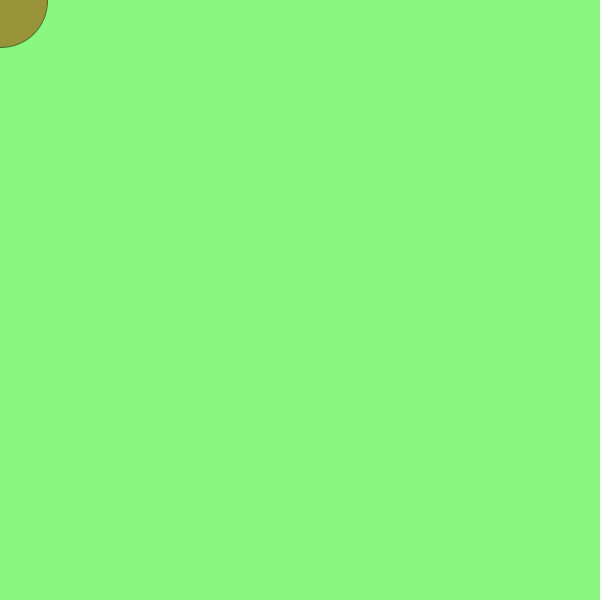
Frame 1 (no input)
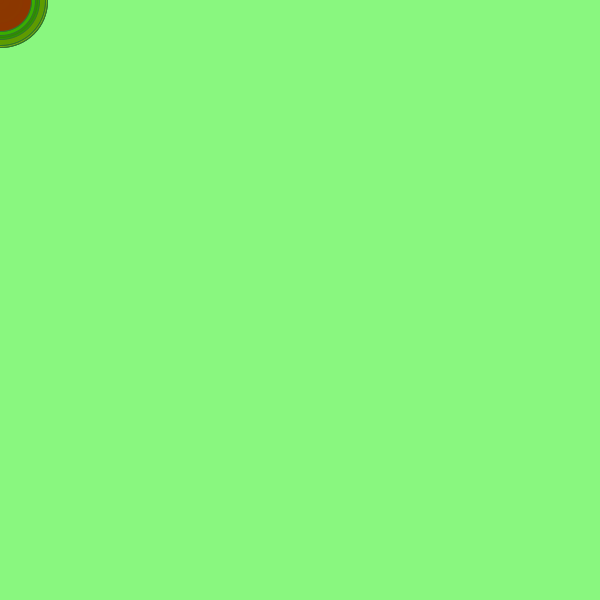
Frame 60 (the mouse pressed at the canvas centre just before this capture)
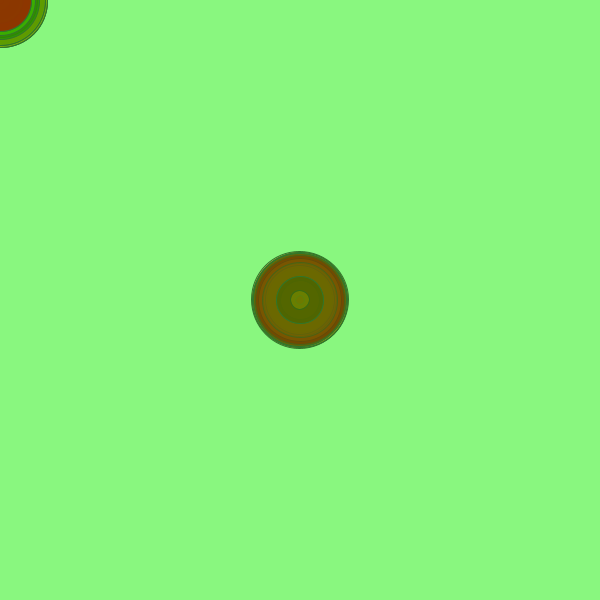
Frame 120 (the mouse held since frame 60 and released just before this capture)

The Processing sketch that drew these frames (run headless with seeded random() and noise(); from frame 60 on, the mouse is pressed at the canvas centre):

// Processing sketch: processing_84472
// ── processing_84472.pde

//Actividad 02
//Elaborado por MariCarmen González Videgaray
//Diciembre 2012
void setup(){
  size(600,600);
  background(137,247,127);
  smooth();
  frameRate(10);
}
void draw(){
 stroke(48,118,42);
 fill(random(255),random(255),0,140);
 float diametro=random(100);
 ellipse(mouseX,mouseY,diametro,diametro); 
}
